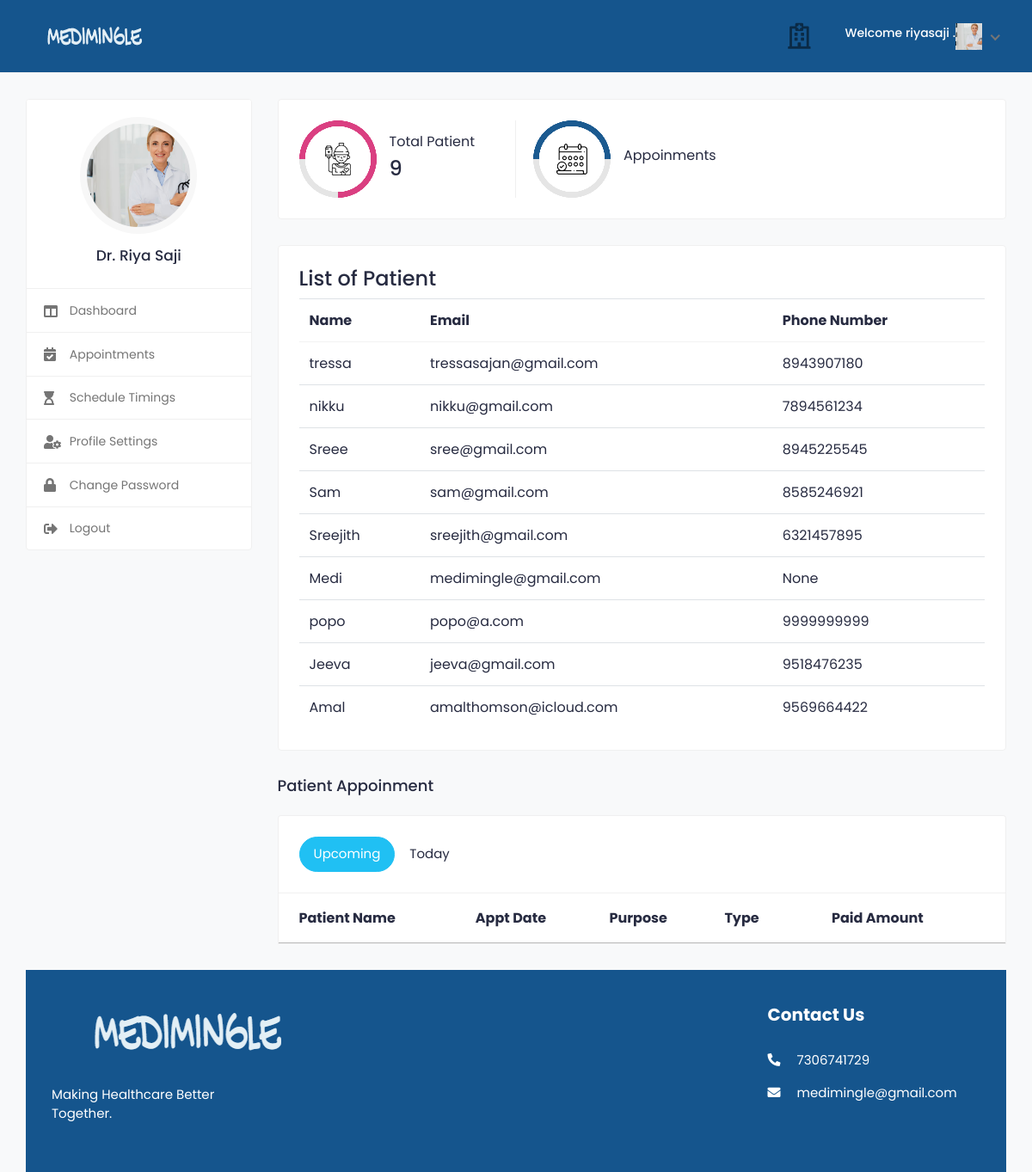
The app's page /doctor_dashboard/ (signed in) with its own data.
### medi/models.py (models this page shows, shortened)
class tbl_user(AbstractUser):
    email=models.EmailField(unique=True)
    phone_number=models.CharField(max_length=15, null=True)
    USER_TYPE_CHOICES = (
        ('patient', 'Patient'),('doctor', 'Doctor'),
    )
    user_type = models.CharField(
        max_length=10,
        choices=USER_TYPE_CHOICES,
        default='patient',  # You can set a default value if needed
    )

class Doctor(models.Model):
    user = models.OneToOneField(tbl_user, on_delete=models.CASCADE)
    city  = models.CharField(max_length=50,null=True,blank=True)
    profile_image = models.ImageField(upload_to='doctor/',default='default.png')
    gender = models.CharField(max_length=10, blank=True)
    description = models.TextField(blank=True)
    date_joined = models.DateTimeField(default=datetime.now, blank=True)

### medi/views.py (the view)
# urls.py: path('doctor_dashboard/',views.doctor_dashboard,name='doctor_dashboard'),
@never_cache
@login_required(login_url='signin')
def doctor_dashboard(request):
    pat=tbl_user.objects.filter(user_type='patient').exclude(is_superuser=True)
    pat_count=pat.count()
    context={
        "pat":pat,
        "pat_count":pat_count
    }
    return render(request,'doctor_dashboard.html',context)

### templates/doctor_dashboard.html (shortened to what this page needs)
{% load static %}
{% include "includes/doc_header.html" %}
						<div class="col-md-7 col-lg-8 col-xl-9">
							<div class="row">
								<div class="col-md-12">
									<div class="row">
										<div class="col-sm-12">
									<div class="card dash-card">
										<div class="card-body">
											<div class="row">
												<div class="col-md-12 col-lg-4">
													<div class="dash-widget dct-border-rht">
														<div class="circle-bar circle-bar1">
															<div class="circle-graph1" data-percent="75">
																<img src="{% static '/assets/img/icon-01.png' %}" class="img-fluid" alt="patient">
															</div>
														</div>
														<div class="dash-widget-info">
															<h6>Total Patient</h6>
															<h3>{{pat_count}}</h3>
														</div>
													</div>
												</div>
												<div class="col-md-12 col-lg-4">
													<div class="dash-widget">
														<div class="circle-bar circle-bar3">
															<div class="circle-graph3" data-percent="50">
																<img src="{% static '/assets/img/icon-03.png' %}" class="img-fluid" alt="Patient">
															</div>
														</div>
														<div class="dash-widget-info">
															<h6>Appoinments</h6>
														</div>
													</div>
												</div>
											</div>
										</div>
									</div>
								</div>
							</div>
							<div class="row">
								<div class="col-sm-12">
									<div class="card">
										<div class="card-body">
											<div class="table-responsive">
												<div class="table-responsive">
												<table class="datatable table table-hover table-center mb-0">
													<h3 class="page-title">List of Patient</h3>
													<thead>
														<tr>
															<th>Name</th>
															<th>Email</th>
															<th>Phone Number</th>
														</tr>
													</thead>
													<tbody>
														{% for user in pat %}
														<tr>
															<td>{{ user.first_name }}</td>
															<td>{{ user.email }}</td>
															<td>{{ user.phone_number }}</td>
														</tr>
													{% empty %}
														<tr>
															<td colspan="6">No users found.</td>
														</tr>
													{% endfor %}
													</tbody>
												</table>
											</div>
											</div>
										</div>
									</div>
								</div>
							</div>
							<div class="row">
								<div class="col-md-12">
									<h4 class="mb-4">Patient Appoinment</h4>
									<div class="appointment-tab">
										<ul class="nav nav-tabs nav-tabs-solid nav-tabs-rounded">
											<li class="nav-item">
												<a class="nav-link active" href="#upcoming-appointments" data-toggle="tab">Upcoming</a>
											</li>
											<li class="nav-item">
												<a class="nav-link" href="#today-appointments" data-toggle="tab">Today</a>
											</li>
										</ul>
										<div class="tab-content">
											<div class="tab-pane show active" id="upcoming-appointments">
												<div class="card card-table mb-0">
													<div class="card-body">
														<div class="table-responsive">
															<table class="table table-hover table-center mb-0">
																<thead>
																	<tr>
																		<th>Patient Name</th>
																		<th>Appt Date</th>
																		<th>Purpose</th>
																		<th>Type</th>
																		<th class="text-center">Paid Amount</th>
																		<th></th>
																	</tr>
																</thead>
															</table>
														</div>
													</div>
												</div>
											</div>
										</div>
									</div>
								</div>
							</div>
						</div>
					</div>
				</div>
			</div>
			<footer class="footer">
				<div class="footer-top">
					<div class="container-fluid">
						<div class="row">
							<div class="col-lg-3 col-md-6">
								<div class="footer-widget footer-about">
									<div class="footer-logo">
										<img src="{% static '/assets/img/logo.png' %}" alt="logo">
									</div>
									<div class="footer-about-content">
										<p>Making Healthcare Better Together. </p>
									</div>
								</div>
							</div>
							<div class="col-lg-3 col-md-6">
							</div>
							<div class="col-lg-3 col-md-6">
							</div>
							<div class="col-lg-3 col-md-6">
								<div class="footer-widget footer-contact">
									<h2 class="footer-title">Contact Us</h2>
									<div class="footer-contact-info">
										<p>
											<i class="fas fa-phone-alt"></i>
											7306741729
										</p>
										<p class="mb-0">
											<i class="fas fa-envelope"></i>
											medimingle@gmail.com
										</p>
									</div>
								</div>
							</div>
						</div>
					</div>
				</div>
						</div>
					</div>
				</div>
	</body>
</html>

### templates/includes/doc_header.html (shortened to what this page needs)
{% load static %}
<html lang="en">
<head>
		<link rel="stylesheet" href="{% static '/assets/css/bootstrap.min.css' %}">
		<link rel="stylesheet" href="{% static '/assets/plugins/fontawesome/css/fontawesome.min.css' %}">
		<link rel="stylesheet" href="{% static '/assets/plugins/fontawesome/css/all.min.css' %}">
		<link rel="stylesheet" href="{% static '/assets/css/style.css' %}">
	</head>
	<body>
		<div class="main-wrapper">
			<header class="header">
				<nav class="navbar navbar-expand-lg header-nav">
					<div class="navbar-header">
						<a href="#" class="navbar-brand logo">
							<img src="{% static '/assets/img/logo.png' %}" class="img-fluid" alt="Logo">
						</a>
					</div>
					<ul class="nav header-navbar-rht">
						<li class="nav-item contact-item">
							<div class="header-contact-img">
								<i class="far fa-hospital"></i>
							</div>
						</li>
						<li class="nav-item dropdown has-arrow logged-item">
							<a href="#" class="dropdown-toggle nav-link" data-toggle="dropdown">
								<span class="user-img">
									<h6 style="color: white;">Welcome {{user.username}}  .</h6>
								</span>
								<span class="user-img">
									<img src="{{ user.doctor.profile_image.url }}" alt="Profile Image">
								</span>
							</a>
						</li>
					</ul>
				</nav>
			</header>
<div class="content">
	<div class="container-fluid">
		<div class="row">
			<div class="col-md-5 col-lg-4 col-xl-3 theiaStickySidebar">
	<div class="profile-sidebar">
		<div class="widget-profile pro-widget-content">
			<div class="profile-info-widget">
				<a href="#" class="booking-doc-img">
					{% if doctor.profile_image %}
						<img src="{{ user.doctor.profile_image.url }}" alt="User Image">
					{% else %}
						<img src="{{ user.doctor.profile_image.url }}" alt="User Image">
					{% endif %}
				</a>
				<div class="profile-det-info">
					<h3>Dr. {{user.first_name}} {{ user.last_name }}</h3>
				</div>
			</div>
		</div>
    <div class="dashboard-widget">
        <nav class="dashboard-menu">
            <ul>
                <li>
					<a href="{% url 'doctor_dashboard' %}">
						<i class="fas fa-columns"></i>
						<span>Dashboard</span>
					</a>
				</li>
				<li>
					<a href="appointments.html">
						<i class="fas fa-calendar-check"></i>
						<span>Appointments</span>
					</a>
				</li>
				<li>
					<a href="{% url 'schedule_timings' %}">
						<i class="fas fa-hourglass-start"></i>
						<span>Schedule Timings</span>
					</a>
				</li>
				<li>
					<a href="{% url 'doctor_profile_settings' %}">
						<i class="fas fa-user-cog"></i>
						<span>Profile Settings</span>
					</a>
				</li>
                <li>
					<a href="{% url 'doctor_change_password' %}">
						<i class="fas fa-lock"></i>
						<span>Change Password</span>
					</a>
				</li>
				<li>
					<a href="{% url 'logout' %}">
						<i class="fas fa-sign-out-alt"></i>
						<span>Logout</span>
					</a>
				</li>
            </ul>
        </nav>
    </div>
</div>
        </div>

### records on screen
tbl_user: username "riyasaji", doctor.profile_image (picture), first_name "Riya", last_name "Saji"
tbl_user: first_name "tressa", email "tressasajan@gmail.com", phone_number "8943907180"
tbl_user: first_name "nikku", email "nikku@gmail.com", phone_number "7894561234"
tbl_user: first_name "Sreee", email "sree@gmail.com", phone_number "8945225545"
tbl_user: first_name "Sam", email "sam@gmail.com", phone_number "8585246921"
tbl_user: first_name "Sreejith", email "sreejith@gmail.com", phone_number "6321457895"
tbl_user: first_name "Medi", email "medimingle@gmail.com", phone_number "None"
tbl_user: first_name "popo", email "popo@a.com", phone_number "9999999999"
tbl_user: first_name "Jeeva", email "jeeva@gmail.com", phone_number "9518476235"
tbl_user: first_name "Amal", email "amalthomson@icloud.com", phone_number "9569664422"

### other values on screen
{{ pat_count }} "9"
